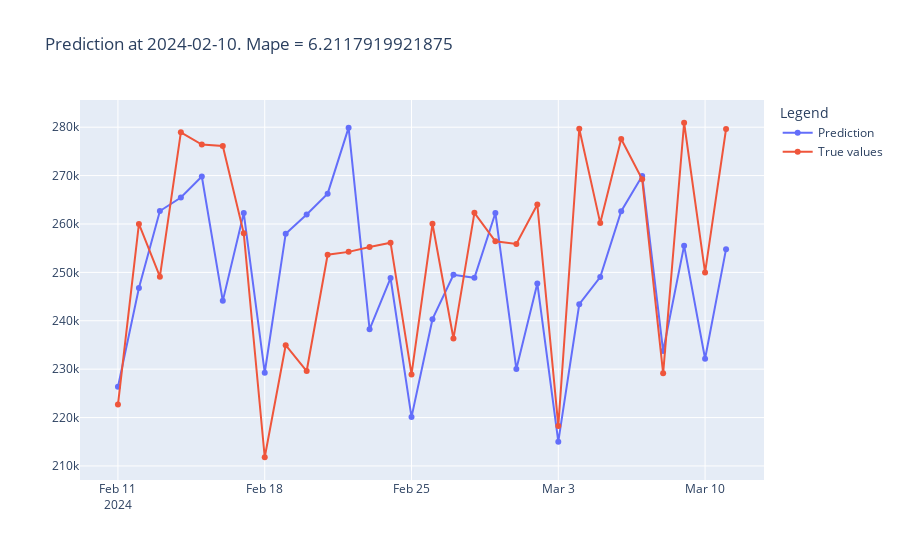

The cell this chart's notebook holds for it:
### Code cell
import plotly.graph_objects as go

start_date = dates_test[0]
date = '2024-02-10' # can go upto 2024-12-01
i = (pd.to_datetime(date) - pd.to_datetime(start_date)).days

x = pd.date_range(start=pd.to_datetime(date) + pd.Timedelta(days=1), periods=30)
fig = go.Figure()

fig.add_trace(go.Scatter(x=x, y=Y_pred[i], mode='lines+markers', name=f'Prediction'))
fig.add_trace(go.Scatter(x=x, y=Y_test[i], mode='lines+markers', name=f'True values'))
fig.update_layout(title=f'Prediction at {date}. Mape = {mape(Y_pred[i],Y_test[i])}', legend_title='Legend')
fig.show()
